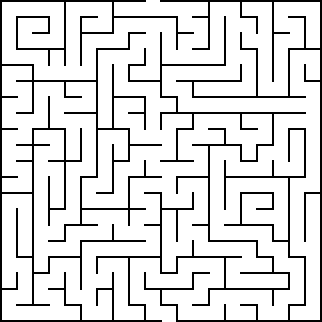
#> input picture maze2.png, 322 x 322 px
$ python main.py
#> lines starting #> are read from the running program, lines starting #| are printed output that depends on the picture; after the words box and inside, x2 and y2 are one past the last pixel; in counts of white or black regions, pixels touching at a corner belong together
#> further down, imgFile is the input picture: shape (322, 322, 3); 86.4% white; black in thin lines or dots
import cv2
import numpy as np


def extractGraph(input):
    kernel = np.ones((3, 3), np.uint8)
    img = imgFile.copy()
    erosion = cv2.erode(img, kernel, iterations=2)
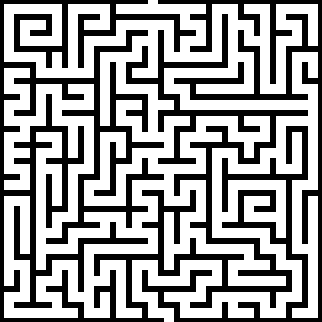
#> erosion: shape (322, 322, 3); 61.7% white; 2 black regions, box (x1, y1, x2, y2) and area: (0, 0, 308, 322) 28040, (142, 0, 322, 322) 11624

    GRAY_img = cv2.cvtColor(erosion, cv2.COLOR_BGR2GRAY)

    (thresh, BW_img) = cv2.threshold(GRAY_img, 128, 255, cv2.THRESH_BINARY | cv2.THRESH_OTSU)
#> thresh = 0

    return BW_img


def BFS(graph,start,end):
#> called with start = (154, 8), end = (169, 312)
    start = start[1],start[0]
    end=end[1],end[0]

    height,width = graph.shape
#> height = 322; width = 322
    levels = (np.zeros(shape=(height, width))) - 1
    parentPointerX = np.ones(shape=(height, width)) * -1
    parentPointerY = np.ones(shape=(height, width)) * -1

    def isWall(graph, point):
        if (graph[point[0], point[1]]) < 50:
            return True
        return False

    def setParent(Target,point):
        parentPointerX[Target[0]][Target[1]] = point[0]
        parentPointerY[Target[0]][Target[1]] = point[1]

    def getParent(point):
        # print("getting Parent of " , point)
        x,y = (parentPointerX[point[0]][point[1]]),(parentPointerY[point[0]][point[1]])
        return x,y

    Frontier = []
    # Add the Starting Point in the Frontier List
    Frontier.append(start)
    levels[start[0]][start[1]] = 0
    setParent(start,(-10,-10))      #Set Start Parent to Unique Number

    TotalNodes = 0
    FOUND_DESTINATION = False
    while True:
        # Ready Up List for nextFrontier
        nextFrontier = []

#         Visit All the Nodes in Current Frontier
        for x,y in Frontier:        #Loop Through Each Node
#           Check the Neighbours
#             neighbours = [ (x+1,y),(x,y+1) , (x,y-1) , (x-1,y)]
            neighbours = [(x,y-1) , (x-1,y) , (x,y+1) , (x+1,y),(x-1,y-1),(x+1,y+1),(x-1,y+1),(x+1,y-1)]  # With Diagonal Elements

            currentLevel = levels[x][y]


            for neighbour in neighbours:                            #Check North ,SOuth ,East,West,Diagonals(if-Required)
                tx, ty = neighbour
                if(tx<5 or ty<5 or tx>(height-5) or ty>(width-5)):  #Check for Graph Constrains
                    # print("OOB")
                    pass
                else:
                    # print("Checking Node At :",neighbour)
                    TotalNodes+=1
                    if(isWall(graph,neighbour)):                        #Wall Found , Just Skip it
                        # print("WAll Encountered ,Skipping")
                        pass
                    elif(levels[tx][ty] == -1):        # Add the Point to the Next-Frontier List & Set Parent
                        # print("Found New Node")
                        levels[tx][ty] = currentLevel + 1
                        nextFrontier.append(neighbour)
                        setParent((tx,ty),(x,y))
                    elif (levels[tx][ty] > currentLevel + 1):        #Found a new Shortest Path from Current Position and Change Parent
                        # print("Found Old Node With Optimal Path ")
                        levels[tx][ty] = currentLevel + 1
                        nextFrontier.append(neighbour)
                        setParent((tx, ty), (x, y))
                    else:                                            #Found A Repeated Node,Just Skip it
                        # print("Node Already Discovered,currentLevel=",levels[tx][ty]," ,FinderLevel=",currentLevel)
                        pass

                if (x == end[0] and y == end[1]):
                    FOUND_DESTINATION = True
                    break
        del Frontier

        if (len(nextFrontier) > 0 and not FOUND_DESTINATION):
            Frontier = nextFrontier.copy()
            del nextFrontier
        else:
            del nextFrontier
            break


    print("Computation Finished")
    parent = end
    path = []
    while True:
        # print(parent)
        newParent = getParent(parent)
        x, y = (newParent)
        y = int(y)
        x = int(x)


        if (parent[0] == -10):
            print("Path Found")
            break
        elif ( (parent[0]==x and parent[1]==y)):
            print("Path Not Possible")
            break

        del parent

        parent=(x,y)
        path.append((x,y))


    print("Total Nodes Checked = ",TotalNodes)
    return path


if __name__=="__main__":
    imgFile = cv2.imread("maze2.png")
    backupImg = imgFile.copy()

    starting_point = (154,8)
    ending_point = (169,312)

    graph =extractGraph(imgFile)

    path = BFS(graph,starting_point,ending_point)
#> path = 904 pairs, first value -10 to 311, second value -10 to 308

    for point in path:
        point = point[1],point[0]
        cv2.circle(imgFile,point,1,(128,255,255),-1)
#> this loop made 904 passes
#> point on passes 1 to 3: (168, 311), (167, 310), (166, 309)
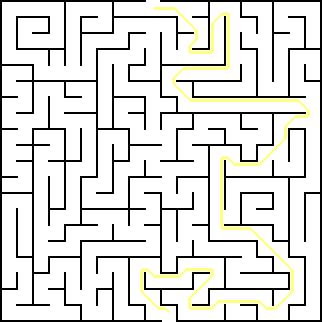
#> imgFile: shape (322, 322, 3); 2.61% of pixels changed, all inside (x1, y1, x2, y2) = (140, 7, 310, 313)


    cv2.circle(imgFile,ending_point,3,(255,255,0),-1)
#> imgFile: shape (322, 322, 3); 0.03% of pixels changed, all inside (x1, y1, x2, y2) = (166, 309, 173, 316)
    cv2.circle(imgFile,starting_point,3,(255,0,255),-1)
#> imgFile: shape (322, 322, 3); mean B, G, R 217.1, 220.4, 220.4

    cv2.imshow("Path",imgFile)
    cv2.imshow("Raw-Image",backupImg)

    cv2.waitKey(0)
    cv2.destroyAllWindows()

$ run again, with maze.png copied over maze2.png
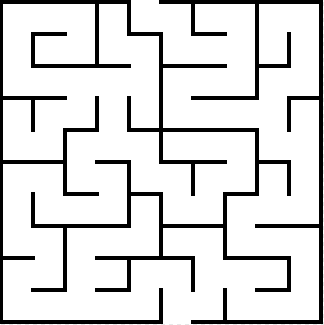
#> input picture maze.png, 324 x 325 px
#> imgFile is the input picture: shape (325, 324, 3); min 0, max 255, mean 218.7
#> in extractGraph, `erosion = cv2.erode(img, kernel, iterations=2)`:
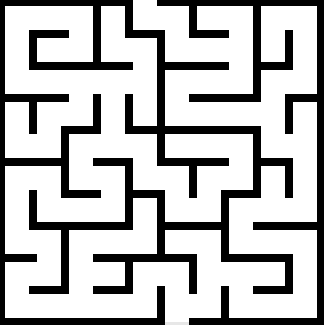
#> erosion: shape (325, 324, 3); min 0, max 255, mean 186.3
#> BW_img: shape (325, 324); 73% white; 2 black regions, box (x1, y1, x2, y2) and area: (0, 0, 293, 325) 20665, (157, 0, 324, 325) 7715
#> thresh = 0
#> path = 527 pairs, first value -10 to 311, second value -10 to 293
#> the loop `for point in path:` made 527 passes
#> point on passes 1 to 3: (170, 311), (171, 310), (172, 309)
#> after the loop `for point in path:`:
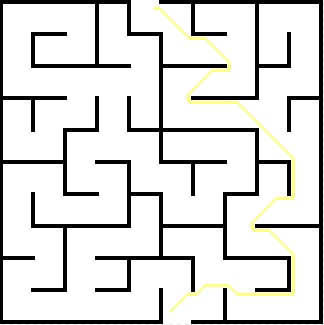
#> imgFile: shape (325, 324, 3); 1.5% of pixels changed, all inside (x1, y1, x2, y2) = (153, 7, 295, 313)
